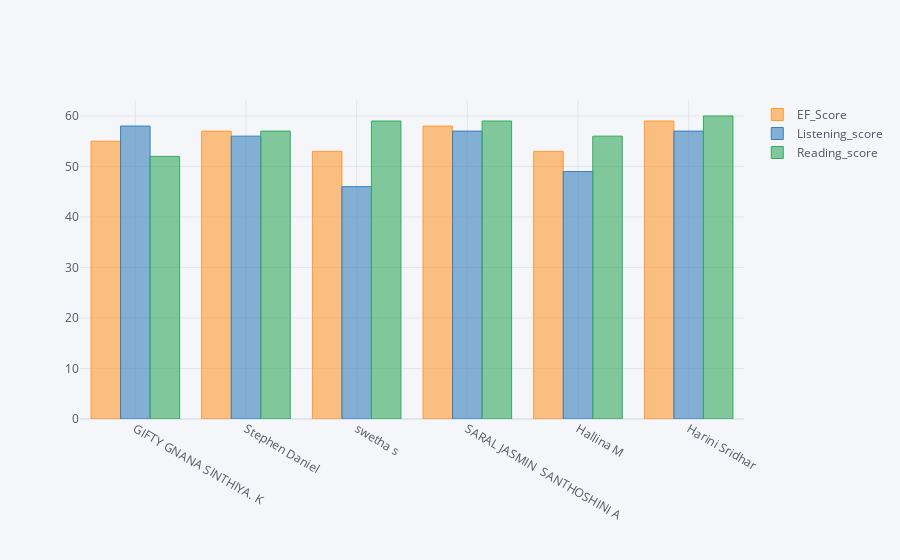

Source (notebook cell):
### Code cell
b2 = df[df["CEFR_level"]=="B2"]
b2[['EF_Score','Listening_score','Reading_score']].iplot(kind="bar")

### Figure 1 — Plotly figure (JSON) as saved in the notebook; plotly's stock layout.template omitted (floating-point values rounded to 4 significant figures)
{"data": [{"marker": {"color": "rgba(255, 153, 51, 0.6)", "line": {"color": "rgba(255, 153, 51, 1.0)", "width": 1}}, "name": "EF_Score", "orientation": "v", "text": "", "type": "bar", "x": ["GIFTY GNANA SINTHIYA. K", "Stephen Daniel", "swetha s", "SARAL JASMIN  SANTHOSHINI A", "Hallina M", "Harini Sridhar"], "y": [55, 57, 53, 58, 53, 59]}, {"marker": {"color": "rgba(55, 128, 191, 0.6)", "line": {"color": "rgba(55, 128, 191, 1.0)", "width": 1}}, "name": "Listening_score", "orientation": "v", "text": "", "type": "bar", "x": ["GIFTY GNANA SINTHIYA. K", "Stephen Daniel", "swetha s", "SARAL JASMIN  SANTHOSHINI A", "Hallina M", "Harini Sridhar"], "y": [58, 56, 46, 57, 49, 57]}, {"marker": {"color": "rgba(50, 171, 96, 0.6)", "line": {"color": "rgba(50, 171, 96, 1.0)", "width": 1}}, "name": "Reading_score", "orientation": "v", "text": "", "type": "bar", "x": ["GIFTY GNANA SINTHIYA. K", "Stephen Daniel", "swetha s", "SARAL JASMIN  SANTHOSHINI A", "Hallina M", "Harini Sridhar"], "y": [52, 57, 59, 59, 56, 60]}], "layout": {"autosize": true, "legend": {"bgcolor": "#F5F6F9", "font": {"color": "#4D5663"}}, "paper_bgcolor": "#F5F6F9", "plot_bgcolor": "#F5F6F9", "title": {"font": {"color": "#4D5663"}}, "xaxis": {"autorange": true, "gridcolor": "#E1E5ED", "range": [-0.5, 5.5], "showgrid": true, "tickfont": {"color": "#4D5663"}, "title": {"font": {"color": "#4D5663"}, "text": ""}, "type": "category", "zerolinecolor": "#E1E5ED"}, "yaxis": {"autorange": true, "gridcolor": "#E1E5ED", "range": [0, 63.16], "showgrid": true, "tickfont": {"color": "#4D5663"}, "title": {"font": {"color": "#4D5663"}, "text": ""}, "type": "linear", "zerolinecolor": "#E1E5ED"}}}
